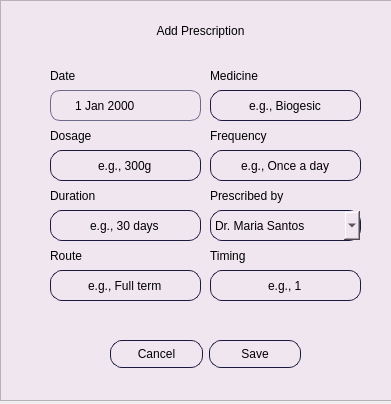
<?xml version="1.0" encoding="UTF-8"?>
<ui version="4.0">
 <class>Dialog</class>
 <widget class="QDialog" name="Dialog">
  <property name="geometry">
   <rect>
    <x>0</x>
    <y>0</y>
    <width>391</width>
    <height>404</height>
   </rect>
  </property>
  <property name="windowTitle">
   <string>Dialog</string>
  </property>
  <widget class="QFrame" name="frame_2">
   <property name="geometry">
    <rect>
     <x>0</x>
     <y>0</y>
     <width>401</width>
     <height>401</height>
    </rect>
   </property>
   <property name="sizePolicy">
    <sizepolicy hsizetype="Expanding" vsizetype="Expanding">
     <horstretch>0</horstretch>
     <verstretch>0</verstretch>
    </sizepolicy>
   </property>
   <property name="styleSheet">
    <string notr="true">background-color: rgb(240, 230, 240);</string>
   </property>
   <property name="frameShape">
    <enum>QFrame::StyledPanel</enum>
   </property>
   <property name="frameShadow">
    <enum>QFrame::Raised</enum>
   </property>
   <widget class="QLabel" name="add_prescription_label">
    <property name="geometry">
     <rect>
      <x>80</x>
      <y>10</y>
      <width>241</width>
      <height>41</height>
     </rect>
    </property>
    <property name="sizePolicy">
     <sizepolicy hsizetype="Expanding" vsizetype="Expanding">
      <horstretch>0</horstretch>
      <verstretch>0</verstretch>
     </sizepolicy>
    </property>
    <property name="styleSheet">
     <string notr="true">font: 16pt &quot;Segoe UI&quot;;</string>
    </property>
    <property name="text">
     <string>Add Prescription</string>
    </property>
    <property name="alignment">
     <set>Qt::AlignCenter</set>
    </property>
   </widget>
   <widget class="QLabel" name="timing_label">
    <property name="geometry">
     <rect>
      <x>210</x>
      <y>245</y>
      <width>141</width>
      <height>21</height>
     </rect>
    </property>
    <property name="sizePolicy">
     <sizepolicy hsizetype="Expanding" vsizetype="Expanding">
      <horstretch>0</horstretch>
      <verstretch>0</verstretch>
     </sizepolicy>
    </property>
    <property name="styleSheet">
     <string notr="true">font: 10pt &quot;Segoe UI&quot;;</string>
    </property>
    <property name="text">
     <string>Timing</string>
    </property>
   </widget>
   <widget class="QLineEdit" name="timing_placeholder">
    <property name="geometry">
     <rect>
      <x>210</x>
      <y>270</y>
      <width>151</width>
      <height>31</height>
     </rect>
    </property>
    <property name="sizePolicy">
     <sizepolicy hsizetype="Expanding" vsizetype="Expanding">
      <horstretch>0</horstretch>
      <verstretch>0</verstretch>
     </sizepolicy>
    </property>
    <property name="styleSheet">
     <string notr="true">border-radius: 12px;
background-color: rgb(240, 230, 240);
border: 1px solid rgb(26, 26, 62);</string>
    </property>
    <property name="text">
     <string>e.g., 1</string>
    </property>
    <property name="alignment">
     <set>Qt::AlignCenter</set>
    </property>
   </widget>
   <widget class="QWidget" name="layoutWidget">
    <property name="geometry">
     <rect>
      <x>110</x>
      <y>340</y>
      <width>191</width>
      <height>28</height>
     </rect>
    </property>
    <property name="sizePolicy">
     <sizepolicy hsizetype="Expanding" vsizetype="Expanding">
      <horstretch>0</horstretch>
      <verstretch>0</verstretch>
     </sizepolicy>
    </property>
    <layout class="QHBoxLayout" name="horizontalLayout_2">
     <item>
      <widget class="QPushButton" name="cancel_btn_2">
       <property name="sizePolicy">
        <sizepolicy hsizetype="Expanding" vsizetype="Expanding">
         <horstretch>0</horstretch>
         <verstretch>0</verstretch>
        </sizepolicy>
       </property>
       <property name="styleSheet">
        <string notr="true">border-radius: 12px;
padding: 4px;
background-color: rgb(240, 230, 240);
border: 1px solid rgb(26, 26, 62);</string>
       </property>
       <property name="text">
        <string>Cancel</string>
       </property>
      </widget>
     </item>
     <item>
      <widget class="QPushButton" name="save_btn_2">
       <property name="sizePolicy">
        <sizepolicy hsizetype="Expanding" vsizetype="Expanding">
         <horstretch>0</horstretch>
         <verstretch>0</verstretch>
        </sizepolicy>
       </property>
       <property name="styleSheet">
        <string notr="true">border-radius: 12px;
padding: 4px;
background-color: rgb(240, 230, 240);
border: 1px solid rgb(26, 26, 62);</string>
       </property>
       <property name="text">
        <string>Save</string>
       </property>
      </widget>
     </item>
    </layout>
   </widget>
   <widget class="QLabel" name="frequency_label">
    <property name="geometry">
     <rect>
      <x>210</x>
      <y>126</y>
      <width>91</width>
      <height>20</height>
     </rect>
    </property>
    <property name="sizePolicy">
     <sizepolicy hsizetype="Expanding" vsizetype="Expanding">
      <horstretch>0</horstretch>
      <verstretch>0</verstretch>
     </sizepolicy>
    </property>
    <property name="styleSheet">
     <string notr="true">font: 10pt &quot;Segoe UI&quot;;</string>
    </property>
    <property name="text">
     <string>Frequency</string>
    </property>
   </widget>
   <widget class="QLineEdit" name="duration_placeholder">
    <property name="geometry">
     <rect>
      <x>50</x>
      <y>210</y>
      <width>151</width>
      <height>31</height>
     </rect>
    </property>
    <property name="sizePolicy">
     <sizepolicy hsizetype="Expanding" vsizetype="Expanding">
      <horstretch>0</horstretch>
      <verstretch>0</verstretch>
     </sizepolicy>
    </property>
    <property name="styleSheet">
     <string notr="true">border-radius: 12px;
background-color: rgb(240, 230, 240);
border: 1px solid rgb(26, 26, 62);</string>
    </property>
    <property name="text">
     <string>e.g., 30 days</string>
    </property>
    <property name="alignment">
     <set>Qt::AlignCenter</set>
    </property>
   </widget>
   <widget class="QLineEdit" name="medicine_placeholder">
    <property name="geometry">
     <rect>
      <x>210</x>
      <y>90</y>
      <width>151</width>
      <height>31</height>
     </rect>
    </property>
    <property name="sizePolicy">
     <sizepolicy hsizetype="Expanding" vsizetype="Expanding">
      <horstretch>0</horstretch>
      <verstretch>0</verstretch>
     </sizepolicy>
    </property>
    <property name="styleSheet">
     <string notr="true">border-radius: 12px;
background-color: rgb(240, 230, 240);
border: 1px solid rgb(26, 26, 62);</string>
    </property>
    <property name="text">
     <string>e.g., Biogesic</string>
    </property>
    <property name="alignment">
     <set>Qt::AlignCenter</set>
    </property>
   </widget>
   <widget class="QLabel" name="date_label">
    <property name="geometry">
     <rect>
      <x>50</x>
      <y>66</y>
      <width>91</width>
      <height>20</height>
     </rect>
    </property>
    <property name="sizePolicy">
     <sizepolicy hsizetype="Expanding" vsizetype="Expanding">
      <horstretch>0</horstretch>
      <verstretch>0</verstretch>
     </sizepolicy>
    </property>
    <property name="styleSheet">
     <string notr="true">font: 10pt &quot;Segoe UI&quot;;</string>
    </property>
    <property name="text">
     <string>Date</string>
    </property>
   </widget>
   <widget class="QLabel" name="dosage_label">
    <property name="geometry">
     <rect>
      <x>50</x>
      <y>125</y>
      <width>141</width>
      <height>21</height>
     </rect>
    </property>
    <property name="sizePolicy">
     <sizepolicy hsizetype="Expanding" vsizetype="Expanding">
      <horstretch>0</horstretch>
      <verstretch>0</verstretch>
     </sizepolicy>
    </property>
    <property name="styleSheet">
     <string notr="true">font: 10pt &quot;Segoe UI&quot;;</string>
    </property>
    <property name="text">
     <string>Dosage</string>
    </property>
   </widget>
   <widget class="QLabel" name="duration_label">
    <property name="geometry">
     <rect>
      <x>50</x>
      <y>186</y>
      <width>91</width>
      <height>20</height>
     </rect>
    </property>
    <property name="sizePolicy">
     <sizepolicy hsizetype="Expanding" vsizetype="Expanding">
      <horstretch>0</horstretch>
      <verstretch>0</verstretch>
     </sizepolicy>
    </property>
    <property name="styleSheet">
     <string notr="true">font: 10pt &quot;Segoe UI&quot;;</string>
    </property>
    <property name="text">
     <string>Duration</string>
    </property>
   </widget>
   <widget class="QLineEdit" name="dosag_placeholder">
    <property name="geometry">
     <rect>
      <x>50</x>
      <y>150</y>
      <width>151</width>
      <height>31</height>
     </rect>
    </property>
    <property name="sizePolicy">
     <sizepolicy hsizetype="Expanding" vsizetype="Expanding">
      <horstretch>0</horstretch>
      <verstretch>0</verstretch>
     </sizepolicy>
    </property>
    <property name="styleSheet">
     <string notr="true">border-radius: 12px;
background-color: rgb(240, 230, 240);
border: 1px solid rgb(26, 26, 62);</string>
    </property>
    <property name="text">
     <string>e.g., 300g</string>
    </property>
    <property name="alignment">
     <set>Qt::AlignCenter</set>
    </property>
   </widget>
   <widget class="QLineEdit" name="frequency_placeholder">
    <property name="geometry">
     <rect>
      <x>210</x>
      <y>150</y>
      <width>151</width>
      <height>31</height>
     </rect>
    </property>
    <property name="sizePolicy">
     <sizepolicy hsizetype="Expanding" vsizetype="Expanding">
      <horstretch>0</horstretch>
      <verstretch>0</verstretch>
     </sizepolicy>
    </property>
    <property name="styleSheet">
     <string notr="true">border-radius: 12px;
background-color: rgb(240, 230, 240);
border: 1px solid rgb(26, 26, 62);</string>
    </property>
    <property name="text">
     <string>e.g., Once a day</string>
    </property>
    <property name="alignment">
     <set>Qt::AlignCenter</set>
    </property>
   </widget>
   <widget class="QLabel" name="medicine_label">
    <property name="geometry">
     <rect>
      <x>210</x>
      <y>66</y>
      <width>101</width>
      <height>20</height>
     </rect>
    </property>
    <property name="sizePolicy">
     <sizepolicy hsizetype="Expanding" vsizetype="Expanding">
      <horstretch>0</horstretch>
      <verstretch>0</verstretch>
     </sizepolicy>
    </property>
    <property name="styleSheet">
     <string notr="true">font: 10pt &quot;Segoe UI&quot;;</string>
    </property>
    <property name="text">
     <string>Medicine</string>
    </property>
   </widget>
   <widget class="QLabel" name="relationship_label_3">
    <property name="geometry">
     <rect>
      <x>210</x>
      <y>185</y>
      <width>91</width>
      <height>21</height>
     </rect>
    </property>
    <property name="sizePolicy">
     <sizepolicy hsizetype="Expanding" vsizetype="Expanding">
      <horstretch>0</horstretch>
      <verstretch>0</verstretch>
     </sizepolicy>
    </property>
    <property name="styleSheet">
     <string notr="true">font: 10pt &quot;Segoe UI&quot;;</string>
    </property>
    <property name="text">
     <string>Prescribed by</string>
    </property>
   </widget>
   <widget class="QLabel" name="route_label">
    <property name="geometry">
     <rect>
      <x>50</x>
      <y>246</y>
      <width>91</width>
      <height>20</height>
     </rect>
    </property>
    <property name="sizePolicy">
     <sizepolicy hsizetype="Expanding" vsizetype="Expanding">
      <horstretch>0</horstretch>
      <verstretch>0</verstretch>
     </sizepolicy>
    </property>
    <property name="styleSheet">
     <string notr="true">font: 10pt &quot;Segoe UI&quot;;</string>
    </property>
    <property name="text">
     <string>Route</string>
    </property>
   </widget>
   <widget class="QLineEdit" name="route_placeholder">
    <property name="geometry">
     <rect>
      <x>50</x>
      <y>270</y>
      <width>151</width>
      <height>31</height>
     </rect>
    </property>
    <property name="sizePolicy">
     <sizepolicy hsizetype="Expanding" vsizetype="Expanding">
      <horstretch>0</horstretch>
      <verstretch>0</verstretch>
     </sizepolicy>
    </property>
    <property name="styleSheet">
     <string notr="true">border-radius: 12px;
background-color: rgb(240, 230, 240);
border: 1px solid rgb(26, 26, 62);</string>
    </property>
    <property name="text">
     <string>e.g., Full term</string>
    </property>
    <property name="alignment">
     <set>Qt::AlignCenter</set>
    </property>
   </widget>
   <widget class="QDateEdit" name="prescription_date">
    <property name="geometry">
     <rect>
      <x>50</x>
      <y>90</y>
      <width>151</width>
      <height>31</height>
     </rect>
    </property>
    <property name="sizePolicy">
     <sizepolicy hsizetype="Expanding" vsizetype="Expanding">
      <horstretch>0</horstretch>
      <verstretch>0</verstretch>
     </sizepolicy>
    </property>
    <property name="styleSheet">
     <string notr="true">QDateEdit {
    border: 1px solid #6c6c8a;
    border-radius: 10px;
    padding: 6px 10px;
    padding-right: 30px; /* space for icon */
    background: transparent;
}

QDateEdit::drop-down {
    border: none;
    width: 20px;
}

QDateEdit::down-arrow {
    image: url(:/icons/calendar.png); /* optional custom icon */
    width: 12px;
    height: 12px;
}</string>
    </property>
    <property name="alignment">
     <set>Qt::AlignCenter</set>
    </property>
    <property name="calendarPopup">
     <bool>true</bool>
    </property>
   </widget>
   <widget class="QComboBox" name="staff_prescribed">
    <property name="geometry">
     <rect>
      <x>210</x>
      <y>210</y>
      <width>151</width>
      <height>31</height>
     </rect>
    </property>
    <property name="sizePolicy">
     <sizepolicy hsizetype="Expanding" vsizetype="Expanding">
      <horstretch>0</horstretch>
      <verstretch>0</verstretch>
     </sizepolicy>
    </property>
    <property name="styleSheet">
     <string notr="true">border-radius: 12px;
background-color: rgb(240, 230, 240);
border: 1px solid rgb(26, 26, 62);</string>
    </property>
    <item>
     <property name="text">
      <string>Dr. Maria Santos</string>
     </property>
    </item>
    <item>
     <property name="text">
      <string>Dr. John Reyes</string>
     </property>
    </item>
    <item>
     <property name="text">
      <string>Dr. Anne Cruz</string>
     </property>
    </item>
   </widget>
  </widget>
 </widget>
 <resources/>
 <connections/>
</ui>
